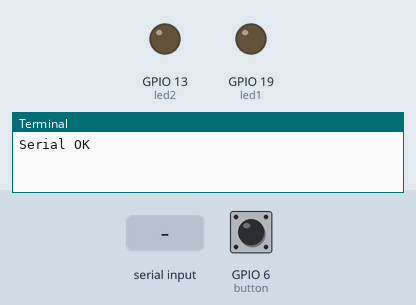
Bench run of a program on a simulated Raspberry Pi (BCM pin numbers). On the bench: output pins drawn as LEDs (lit = HIGH), the last lines printed to the terminal. Dashed ring = blinking. Inputs (shaded band) come from the test bench; at power-on: GPIO 6 (button) HIGH. The clock reads 2024-03-15 10:24:30 at power-on unless the program sets it.

Above: at 4.2 s.
4.3 s: "a\n" received over the second serial link
At 5.1 s:
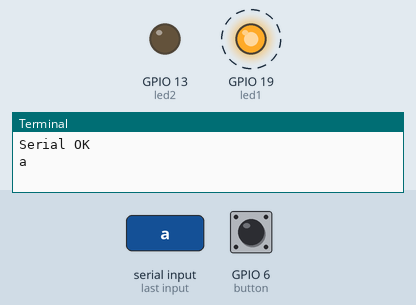
7.3 s: "b\n" received over the second serial link
At 10.1 s:
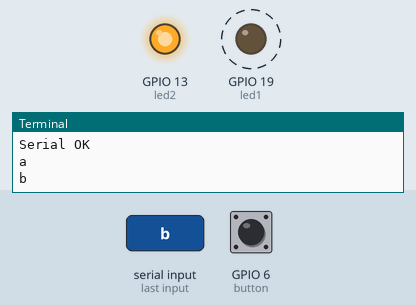
10.3 s: "1\n" received over the second serial link
At 11.2 s:
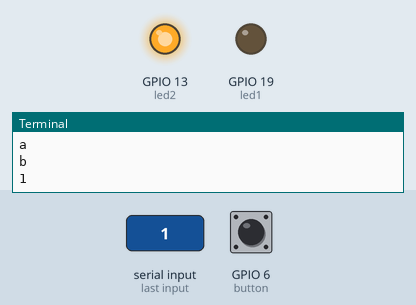
Timing chart, 0 to 13.3 s (numbered marks = the images above; inputs shaded):
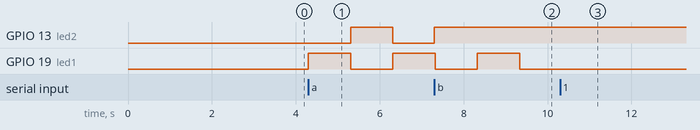

The program:

opdracht8b.py
```python
#Bibliotheken importen GPIO en Time en serial
import serial
import time
import RPi.GPIO as GPIO

# leds en knop verbinden aan pinnen
led1 = 19
led2 = 13
button = 6

# setup code voor board en leds en knoppen en waarschuwingen uitzetten
GPIO.setmode(GPIO.BCM)
GPIO.setwarnings(False)
GPIO.setup(led1, GPIO.OUT)
GPIO.setup(led2, GPIO.OUT)
GPIO.setup(button, GPIO.IN, GPIO.PUD_UP)

# variablen om tijd in op te slaan
previousMillis1 = 0
previousMillis2 = 0
# variablen om statussen licht in op te slaan
LED_STATE1 = GPIO.LOW
LED_STATE2 = GPIO.LOW

#methode millis
def millis():
    return time.time() * 1000


# variablen om vertragingen in op te slaan
periodA = 1000
periodB = 3000

# variabel om data op te slaan die verstuurd is door de arduino
line = ""


# verbinden met Arduino
ser = serial.Serial('/dev/ttyACM0', 9600, timeout=1.0)
# vertraging voor goede verbinding
time.sleep(3)
# buffer rij om Arduino data te ontvangen
ser.reset_input_buffer()
print("Serial OK")

try:
    while True:
        # tijd starten
        currentMillis = millis()
        # staat van knop opvangen
        buttonState1 = GPIO.input(button)

        # als knop 1 is ingedrukt wissel statussen om
        if (buttonState1 == GPIO.LOW):
            led3 = led1
            led1 = led2
            led2 = led3


        time.sleep(0.01)
        # data opvangen van Arduino
        if ser.in_waiting > 0:
            # data lezen en ontcijferen
            line = ser.readline().decode('utf-8').rstrip()
            print(line)

        # als ontvangen data a is, 1 seconden aan en uit knipperen lichtje 1 en lichtje 2 op andere momenten
        if currentMillis - previousMillis1 > periodA and line == "a":
            GPIO.output(led1, GPIO.LOW)
            previousMillis1 = currentMillis
            if LED_STATE1 == GPIO.HIGH:
                GPIO.output(led1, GPIO.LOW)
                LED_STATE1 = GPIO.LOW
                GPIO.output(led2, GPIO.HIGH)
            else:
                GPIO.output(led1, GPIO.HIGH)
                LED_STATE1 = GPIO.HIGH
                GPIO.output(led2, GPIO.LOW)

        # als ontvangen data b is, 1 seconden lichtje 1 knipperen
        if currentMillis - previousMillis1 > periodA and line == "b":
            # turn down led 1
            GPIO.output(led1, GPIO.LOW)
            previousMillis1 = currentMillis
            if LED_STATE1 == GPIO.HIGH:
                GPIO.output(led1, GPIO.LOW)
                LED_STATE1 = GPIO.LOW
            else:
                GPIO.output(led1, GPIO.HIGH)
                LED_STATE1 = GPIO.HIGH
        # als ontvangen data b is, 3 seconden aan en 3 seconden uit
        if currentMillis - previousMillis2 > periodB and line == "b":
            # turn down led 1
            GPIO.output(led2, GPIO.LOW)
            previousMillis2 = currentMillis
            if LED_STATE2 == GPIO.HIGH:
                GPIO.output(led2, GPIO.LOW)
                LED_STATE2 = GPIO.LOW
            else:
                GPIO.output(led2, GPIO.HIGH)
                LED_STATE2 = GPIO.HIGH


# programma stoppen als keyboard wordt ingedrukt
except KeyboardInterrupt:
    print("Close Serial communication")
    GPIO.output(led1, GPIO.LOW)
    GPIO.output(led2, GPIO.LOW)
    ser.close()
```

Measured:
- after the input at 4.3 s, GPIO 13 (led2): LOW → HIGH after 1.0 s, → LOW 1.0 s later; GPIO 19 (led1): LOW → HIGH at once, → LOW 1.0 s later, → HIGH 1.0 s later
- after the input at 7.3 s, GPIO 13 (led2): goes on until 7.3 s, then stays HIGH
- after the input at 10.3 s, GPIO 13 (led2): stays HIGH (without the input it goes to LOW after 0.01 s); GPIO 19 (led1): stops changing and stays LOW
